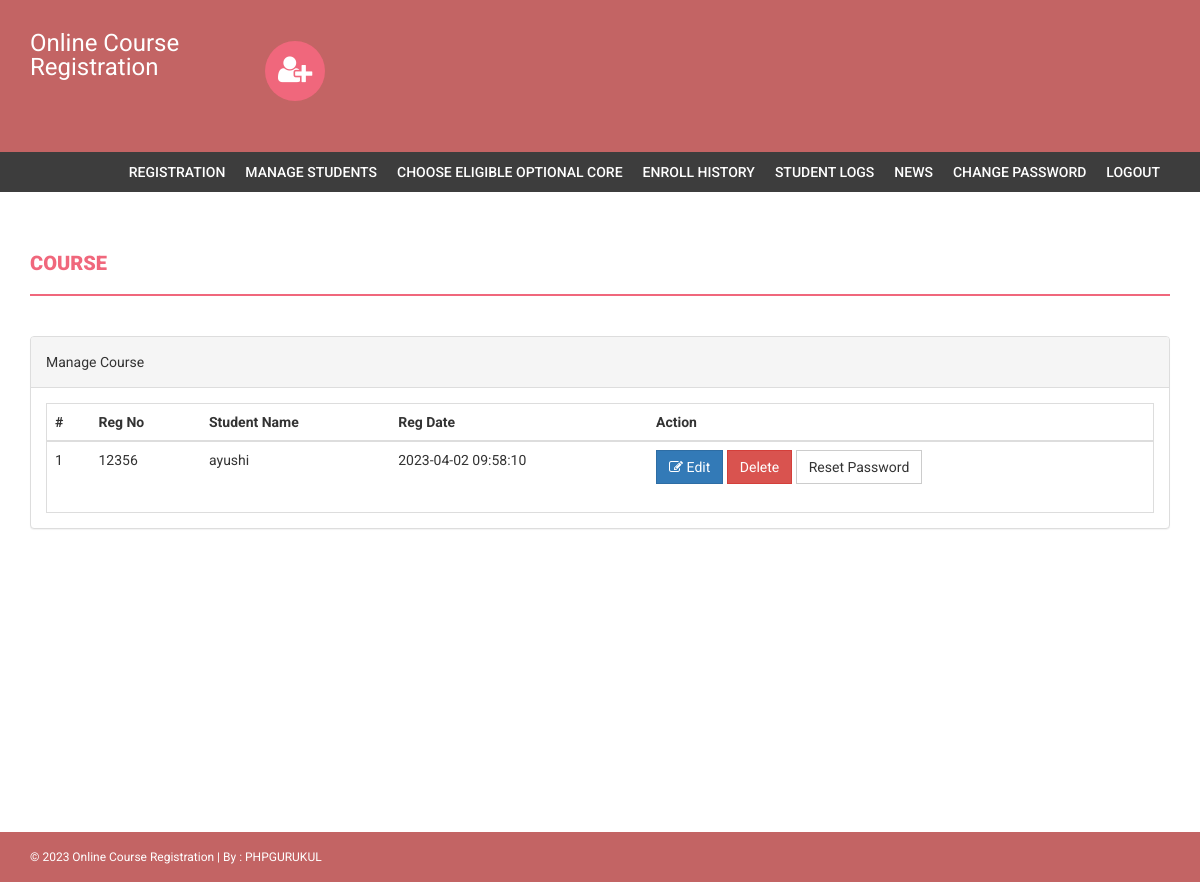
The app's page /onlinecourse/admin/manage-students.php (signed in) with its own data.
### tables this page shows
CREATE TABLE `students` (
  `studentRegno` varchar(255) NOT NULL,
  `stream_id` int(11) NOT NULL,
  `studentPhoto` varchar(255) DEFAULT NULL,
  `password` varchar(255) DEFAULT NULL,
  `studentName` varchar(255) DEFAULT NULL,
  `pincode` varchar(255) DEFAULT NULL,
  `session` varchar(255) DEFAULT NULL,
  `department` varchar(255) DEFAULT NULL,
  `semester` varchar(255) DEFAULT NULL,
  `cgpa` decimal(10,2) DEFAULT NULL,
  `courses_allocated_id` int(11) NOT NULL COMMENT 'course codes',
  `enrolment_status` tinyint(1) NOT NULL,
  `optional_core_choice_1` varchar(50) DEFAULT NULL,
  `optional_core_choice_2` int(50) DEFAULT NULL,
  `optional_core_choice_3` int(50) DEFAULT NULL,
  `password_status` tinyint(1) NOT NULL DEFAULT 0,
  `creationdate` timestamp NULL DEFAULT current_timestamp(),
  `updationDate` varchar(255) DEFAULT NULL
);

### onlinecourse/admin/manage-students.php (the view, shortened to what this page needs)
<?php
if(strlen($_SESSION['alogin'])==0)
    {
header('location:index.php');
}
else{
?>
<!DOCTYPE html>
<html xmlns="http://www.w3.org/1999/xhtml">
<head>
    <link href="../assets/css/bootstrap.css" rel="stylesheet" />
    <link href="../assets/css/font-awesome.css" rel="stylesheet" />
    <link href="../assets/css/style.css" rel="stylesheet" />
</head>
<body>
<?php include('includes/header.php');?>
<?php if($_SESSION['alogin']!="")
{
 include('includes/menubar.php');
}
 ?>
    <div class="content-wrapper">
        <div class="container">
              <div class="row">
                    <div class="col-md-12">
                        <h1 class="page-head-line">Course  </h1>
                    </div>
                </div>
                <div class="row" >
                <div class="col-md-12">
                    <div class="panel panel-default">
                        <div class="panel-heading">
                            Manage Course
                        </div>
                        <div class="panel-body">
                            <div class="table-responsive table-bordered">
                                <table class="table">
                                    <thead>
                                        <tr>
                                            <th>#</th>
                                            <th>Reg No </th>
                                            <th>Student Name </th>
                                             <th>Reg Date</th>
                                             <th>Action</th>
                                        </tr>
                                    </thead>
                                    <tbody>
<?php
$sql=mysqli_query($con,"select * from students");
$cnt=1;
while($row=mysqli_fetch_array($sql))
{
?>
                                        <tr>
                                            <td><?php echo $cnt;?></td>
                                            <td><?php echo htmlentities($row['studentRegno']);?></td>
                                            <td><?php echo htmlentities($row['studentName']);?></td>
                                            <td><?php echo htmlentities($row['creationdate']);?></td>
                                            <td>
                                            <a href="edit-student-profile.php?id=<?php echo $row['studentRegno']?>">
<button class="btn btn-primary"><i class="fa fa-edit "></i> Edit</button> </a>
<a href="manage-students.php?id=<?php echo $row['studentRegno']?>&del=delete" onClick="return confirm('Are you sure you want to delete?')">
                                            <button class="btn btn-danger">Delete</button>
</a>
<a href="manage-students.php?id=<?php echo $row['studentRegno']?>&pass=update" onClick="return confirm('Are you sure you want to reset password?')">
<button type="submit" name="submit" id="submit" class="btn btn-default">Reset Password</button>
</a>
                                            </td>
                                        </tr>
<?php
$cnt++;
} ?>
                                    </tbody>
                                </table>
                            </div>
                        </div>
                    </div>
                </div>
            </div>
        </div>
    </div>
  <?php include('includes/footer.php');?>
</body>
</html>
<?php } ?>

### onlinecourse/assets/css/style.css (style rules this page uses)
body { font-family: 'Roboto', sans-serif; line-height: 30px; }
.content-wrapper { margin-top: 40px; min-height: 600px; padding-bottom: 60px; }
.page-head-line { font-weight: 900; padding-bottom: 20px; border-bottom: 2px solid #F0677C; text-transform: uppercase; color: #F0677C; font-size: 20px; margin-bottom: 40px; }
.btn { border-radius: 0px; -webkit-border-radius: 0px; -moz-border-radius: 0px; }

### records on screen
students: studentRegno "12356", studentName "ayushi", creationdate "2023-04-02 09:58:10"
